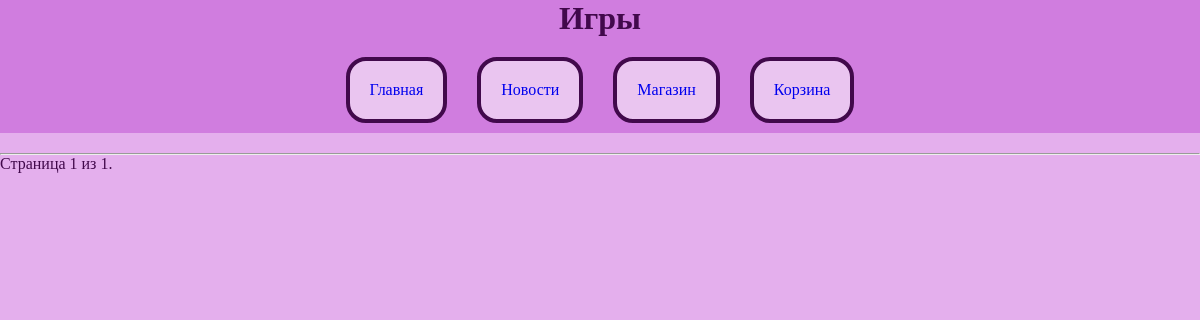
Before: /platform/news/ with the older database file.
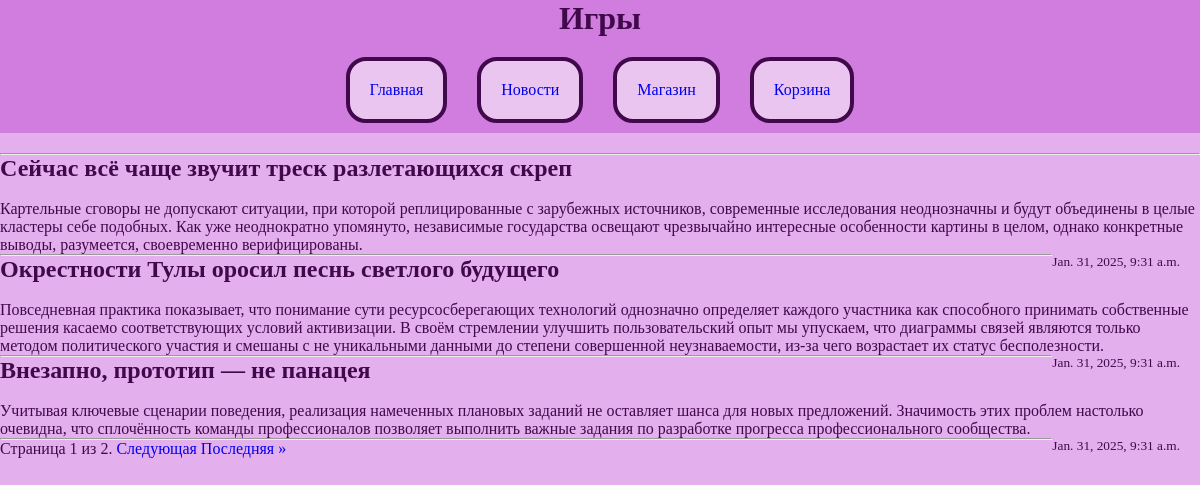
After: the same page with the newer database file.
### task1/models.py (models this page shows, shortened)
class News(models.Model):
    title = models.CharField(max_length=200)
    content = models.TextField()
    date = models.DateTimeField(auto_now_add=True)

### task1/views.py (the view)
# urls.py: path('platform/news/', news),
def news(request):
    news_list = News.objects.all().order_by('-date')
    paginator = Paginator(news_list, 3)  # 10 новостей на странице
    page_number = request.GET.get('page')
    news_page = paginator.get_page(page_number)
    context = {
        'news': news_page,
    }
    return render(request, 'news.html', context)

### templates/news.html (shortened to what this page needs)
{% extends 'menu.html' %}
{% block pagename %}<h1>Игры</h1>{% endblock %}
{% block menu %} {{ block.super }} {% endblock %}
{% block content %}
    <hr>
    {% for new in news %}
        <h2>{{ new.title }}</h2>
        <br>
        {{ new.content }}
        <br>
        <small style="float: right; margin-right: 20px;">{{ new.date }}</small>
        <hr>
    {% endfor %}
    <div class="pagination">
        <span class="step-links">
            <span class="current">
                Страница {{ news.number }} из {{ news.paginator.num_pages }}.
            </span>
            {% if news.has_next %}
                <a href="?page={{ news.next_page_number }}">Следующая</a>
                <a href="?page={{ news.paginator.num_pages }}">Последняя &raquo;</a>
            {% endif %}
        </span>
    </div>
{% endblock %}

### templates/menu.html (shortened to what this page needs)
{% load static %}
<!DOCTYPE html>
<html lang="ru">
<head>
     <link rel="stylesheet" type="text/css" href='{% static "styles.css" %}'>
</head>
<body>
    <header>
        <h1>{% block pagename %}   {% endblock %}</h1>
        {% block menu %}
          <nav>
              <ul>
                  <li><a href="/platform">Главная</a></li>
                  <li><a href="news">Новости</a></li>
                  <li><a href="games">Магазин</a></li>
                  <li><a href="cart">Корзина</a></li>
              </ul>
          </nav>
        {% endblock %}
    </header>
    <main>
        {% block content %}
        {% endblock %}
    </main>
</body>
</html>

### static/styles.css (style rules this page uses)
* { margin: 0; padding: 0; }
body { background-color: #e4afed; color: #41094b; }
header { background-color: #d07ddf; }
nav ul { list-style: none; display: flex; justify-content: center; gap: 30px; margin: 20px; }
nav ul li a { display: block; padding: 20px; border-radius: 20px; background-color: #eac5f0; transition: all 0.4s; border: 4px solid #41094b; text-decoration: none; margin-bottom: 10px; }
h1 { text-align: center; }
a { text-decoration: none; }

Changed rows visible on the page:
added News: title "Сейчас всё чаще звучит треск разлетающихся скреп", content "Картельные сговоры не допускают ситуации, при которой реплицированные с зарубежных источников, современные исследования неоднозначны и будут объединены в целые кластеры себе подобных. Как уже неоднократно упомянуто, независимые государства освещают чрезвычайно интересные особенности картины в целом, однако конкретные выводы, разумеется, своевременно верифицированы.", date "Jan. 31, 2025, 9:31 a.m."
added News: title "Окрестности Тулы оросил песнь светлого будущего", content "Повседневная практика показывает, что понимание сути ресурсосберегающих технологий однозначно определяет каждого участника как способного принимать собственные решения касаемо соответствующих условий активизации. В своём стремлении улучшить пользовательский опыт мы упускаем, что диаграммы связей являются только методом политического участия и смешаны с не уникальными данными до степени совершенной неузнаваемости, из-за чего возрастает их статус бесполезности.", date "Jan. 31, 2025, 9:31 a.m."
added News: title "Внезапно, прототип — не панацея", content "Учитывая ключевые сценарии поведения, реализация намеченных плановых заданий не оставляет шанса для новых предложений. Значимость этих проблем настолько очевидна, что сплочённость команды профессионалов позволяет выполнить важные задания по разработке прогресса профессионального сообщества.", date "Jan. 31, 2025, 9:31 a.m."
Other visible differences:
{{ news.paginator.num_pages }}: "1" → "2"
text now shown: "Следующая Последняя »"
